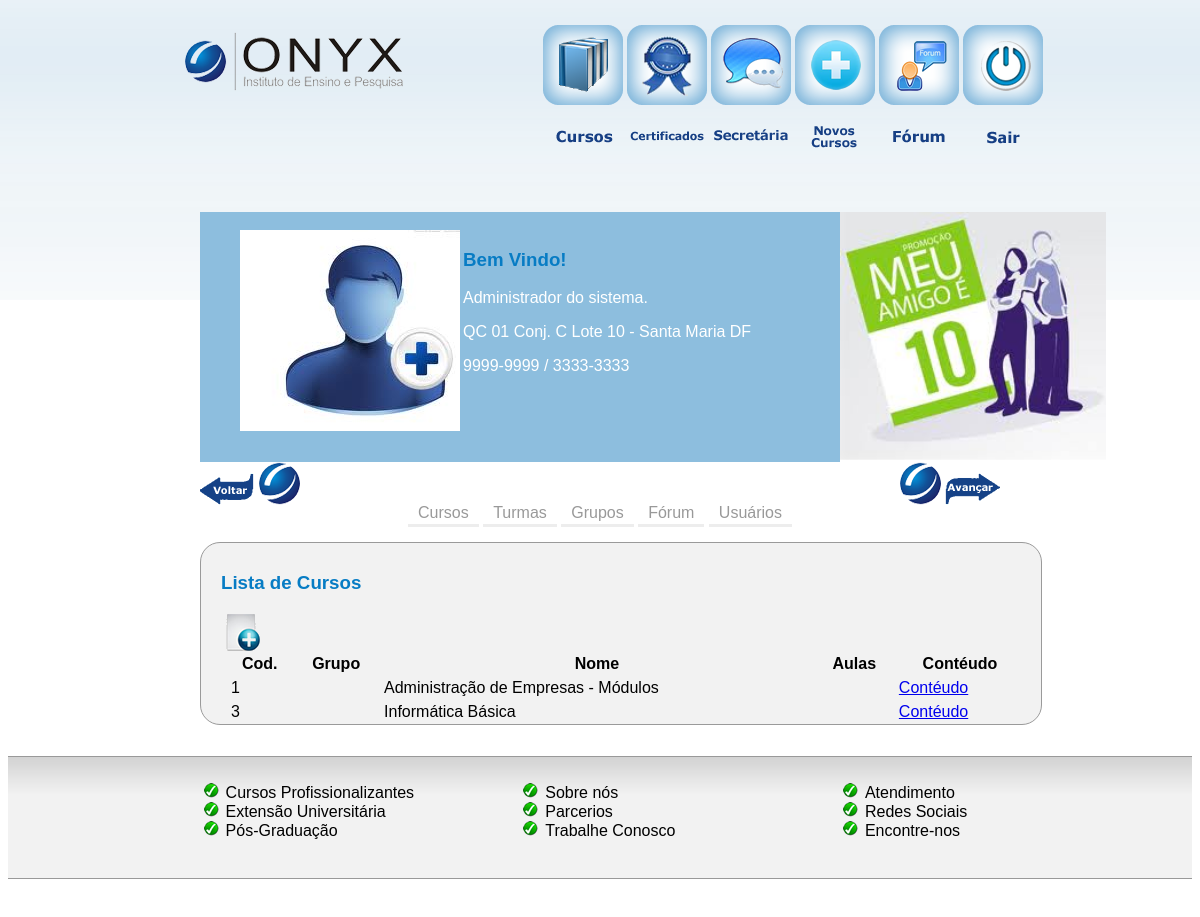
Screenshot of /adm/curso/lista_curso.php (signed in) with the database file from the repository.
### tables this page shows
CREATE TABLE IF NOT EXISTS `curso` (
  `id` int(10) unsigned NOT NULL AUTO_INCREMENT,
  `nome` varchar(255) DEFAULT NULL,
  `descricao` varchar(255) DEFAULT NULL,
  `ementa` varchar(255) DEFAULT NULL,
  `valor` varchar(255) DEFAULT NULL,
  `nome_pasta` varchar(255) NOT NULL,
  `observacao` text,
  `grupo_id` int(10) unsigned DEFAULT NULL,
  `validade` int(5) NOT NULL COMMENT 'Prazo de validade do curso em dias',
  `ativo` int(5) NOT NULL COMMENT '1-sim 2-não',
  `data_cadastro` timestamp NULL DEFAULT CURRENT_TIMESTAMP,
  PRIMARY KEY (`id`)
);

### adm/curso/lista_curso.php (the view, shortened to what this page needs)
<?php
include("../header.php");
?>
<div id="conteudo_curso">
	<h3>Lista de Cursos</h3>
	<?php
	$res = mysql_query("select * from curso");
  		echo "<a href='curso/cadastro.php'> <img src='../imagens/icone/curso_adiciona-icone.png'> </a>";
  		echo "<table cellpadding='0' cellspacing='0' border='0' class='display' id='example'>
    <thead>
      <tr>
        <th>Cod.</th>
        <th>Grupo</th>
        <th>Nome</th>
        <th>Aulas</th>
        <th>Contéudo</th>
      </tr>
  </thead>
  <tbody>";
  while($curso=mysql_fetch_array($res)){
  $grupo_id = $curso['grupo_id'];
  $resultado = mysql_query("select * from grupo_curso where id=".$grupo_id."");
  $row = mysql_fetch_array($resultado);
  $grupo = $row['nome'];
    echo "
    <tr>
    <td>".$curso['id'] ."</td>
    <td>".$grupo."</td>
    <td>".$curso['nome'] ."</td>
    <td>".$curso['qtd_aula'] ."</td>
    <td><a href='curso/lista_dados_curso.php?curso=".$curso['id']."'>Contéudo</a></td></tr>";
  }
  ?>
</tbody>
    </table>
</div>
<?php include("../footer.php"); ?>

### adm/css/table_jui.css (style rules this page uses)
table.display thead th { padding: 3px 0px 3px 10px; cursor: pointer; * cursor: hand; }
table.display thead tr { cursor:pointer; }
table.display { margin: 0 auto; width: 100%; clear: both; border-collapse: collapse; }
table.display td { padding: 3px 10px; }

### adm/css/style-adm.css (style rules this page uses)
body { font-family: Arial; background: url(../../imagens/topo-adm.png)repeat-x;height: 300px;width: auto; font-size: 16px; }
#conteudo_curso { width: 100%;height: auto;float: left;border-radius: 1em;margin: 0 0 0 0;-moz-border-radius: 20px;-webkit-border-radius: 20px;border-radius: 20px;background-color: #F2F2F2;border-color: #9A9A9A;border-width: thin; border-style: solid;padding: 10px 20px 0 20px; text-align: justify; }
h3 { color: #077CC4; }

### rows the page displays
curso: id "1", nome "Administração de Empresas - Módulos"
curso: id "3", nome "Informática Básica"
